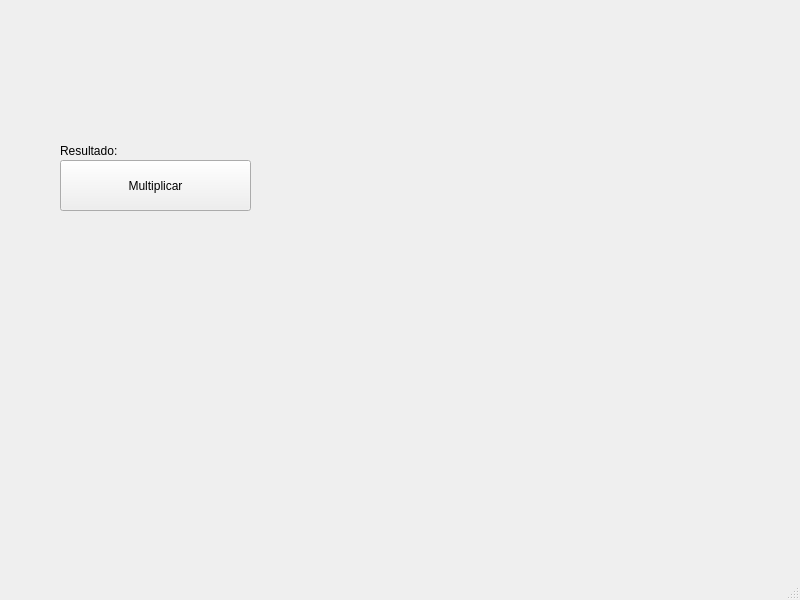
<?xml version="1.0" encoding="UTF-8"?>
<ui version="4.0">
 <class>MainWindow</class>
 <widget class="QMainWindow" name="MainWindow">
  <property name="geometry">
   <rect>
    <x>0</x>
    <y>0</y>
    <width>800</width>
    <height>600</height>
   </rect>
  </property>
  <property name="windowTitle">
   <string>MainWindow</string>
  </property>
  <widget class="QWidget" name="centralwidget">
   <widget class="QPushButton" name="btnMultiplicarLocal">
    <property name="geometry">
     <rect>
      <x>60</x>
      <y>160</y>
      <width>191</width>
      <height>51</height>
     </rect>
    </property>
    <property name="text">
     <string>Multiplicar</string>
    </property>
   </widget>
   <widget class="QLabel" name="label">
    <property name="geometry">
     <rect>
      <x>60</x>
      <y>140</y>
      <width>71</width>
      <height>21</height>
     </rect>
    </property>
    <property name="text">
     <string>Resultado:</string>
    </property>
   </widget>
   <widget class="QLabel" name="labelResultado">
    <property name="geometry">
     <rect>
      <x>130</x>
      <y>140</y>
      <width>111</width>
      <height>21</height>
     </rect>
    </property>
    <property name="text">
     <string/>
    </property>
   </widget>
  </widget>
  <widget class="QMenuBar" name="menubar">
   <property name="geometry">
    <rect>
     <x>0</x>
     <y>0</y>
     <width>800</width>
     <height>25</height>
    </rect>
   </property>
  </widget>
  <widget class="QStatusBar" name="statusbar"/>
 </widget>
 <resources/>
 <connections/>
</ui>
